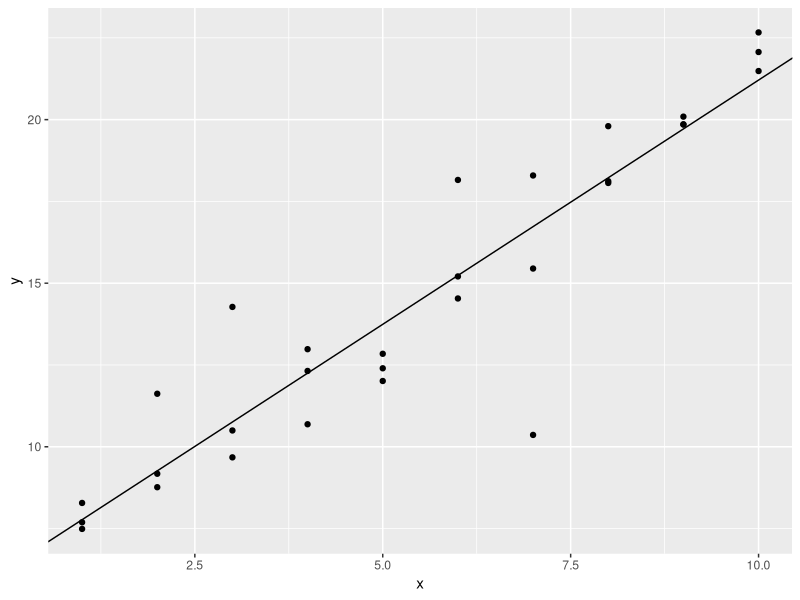

The R source for this figure: (Note: this script raises an error after producing the figure.)
## ---- chunk 1
library(tibble)
library(tidyverse)
dis <- list()
for(i in 1:10){
sim1a <- tibble(
  x=rep(1:10,each=3),
  y=x*1.5+6+rt(length(x),df=2)
)
dis[i] <- round(sqrt(mean((summary(lm(y~x,data=sim1a))$residuals)^2)),5)
}
dis <- do.call(rbind.data.frame,dis)
colnames(dis) <- 'distance'


sim1a %>% ggplot(aes(x=x,y=y))+
  geom_point()+
  geom_abline(aes(intercept=coef(lm(y~x,data=sim1a))[[1]],slope=coef(lm(y~x,data=sim1a))[[2]]))

## ---- chunk 2
lm_sim1a <- lm(y~x,data=sim1a)
sim1a <- as.data.frame(sim1a)
model1 <- function(a,data){ a[1]+ data$x*a[2]}
measure_dis <- function(mod,data) {
  # new <- sim1a %>% select(x)
  diff <- data$y-model1(mod,new)
  mean(abs(diff))
}
measure_dis(c(1,2),sim1a)
best <- optim(c(0,0),measure_dis,data=sim1a)
# the difference between abs-mean = best$par and root-mean =coef(lm)
best$par #a1 =intercept, a2 =slope
coef(lm_sim1a)
